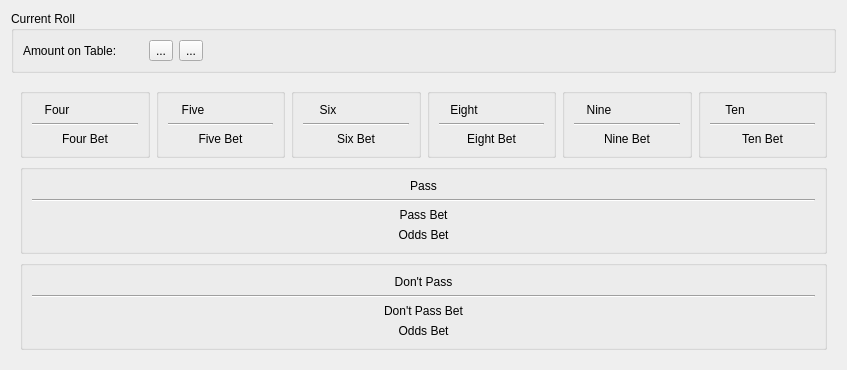
<?xml version="1.0" encoding="UTF-8"?>
<ui version="4.0">
 <class>CTable</class>
 <widget class="QWidget" name="CTable">
  <property name="geometry">
   <rect>
    <x>0</x>
    <y>0</y>
    <width>847</width>
    <height>330</height>
   </rect>
  </property>
  <property name="sizePolicy">
   <sizepolicy hsizetype="Fixed" vsizetype="Fixed">
    <horstretch>0</horstretch>
    <verstretch>0</verstretch>
   </sizepolicy>
  </property>
  <property name="windowTitle">
   <string>Table</string>
  </property>
  <layout class="QVBoxLayout" name="verticalLayout">
   <item>
    <widget class="QGroupBox" name="groupBox">
     <property name="title">
      <string>Current Roll</string>
     </property>
     <layout class="QHBoxLayout" name="horizontalLayout">
      <item>
       <widget class="QLabel" name="tableAmount">
        <property name="text">
         <string>Amount on Table:</string>
        </property>
       </widget>
      </item>
      <item>
       <widget class="QLabel" name="die1">
        <property name="text">
         <string/>
        </property>
       </widget>
      </item>
      <item>
       <widget class="QLabel" name="die2">
        <property name="text">
         <string/>
        </property>
       </widget>
      </item>
      <item>
       <widget class="QToolButton" name="start">
        <property name="text">
         <string>...</string>
        </property>
        <property name="icon">
         <iconset resource="application.qrc">
          <normaloff>:/resources/start.png</normaloff>:/resources/start.png</iconset>
        </property>
       </widget>
      </item>
      <item>
       <widget class="QToolButton" name="stop">
        <property name="text">
         <string>...</string>
        </property>
        <property name="icon">
         <iconset resource="application.qrc">
          <normaloff>:/resources/stop.png</normaloff>:/resources/stop.png</iconset>
        </property>
       </widget>
      </item>
      <item>
       <spacer name="horizontalSpacer">
        <property name="orientation">
         <enum>Qt::Horizontal</enum>
        </property>
        <property name="sizeHint" stdset="0">
         <size>
          <width>627</width>
          <height>20</height>
         </size>
        </property>
       </spacer>
      </item>
      <item>
       <widget class="QLabel" name="offPoint">
        <property name="text">
         <string/>
        </property>
       </widget>
      </item>
     </layout>
    </widget>
   </item>
   <item>
    <widget class="QWidget" name="tableWidget" native="true">
     <property name="sizePolicy">
      <sizepolicy hsizetype="Preferred" vsizetype="Preferred">
       <horstretch>0</horstretch>
       <verstretch>1</verstretch>
      </sizepolicy>
     </property>
     <property name="styleSheet">
      <string notr="true">background-image: </string>
     </property>
     <layout class="QGridLayout" name="gridLayout">
      <item row="0" column="0">
       <widget class="QGroupBox" name="groupBox_2">
        <property name="title">
         <string/>
        </property>
        <layout class="QGridLayout" name="gridLayout_2">
         <item row="0" column="0">
          <widget class="QLabel" name="label">
           <property name="text">
            <string>Four</string>
           </property>
           <property name="alignment">
            <set>Qt::AlignCenter</set>
           </property>
          </widget>
         </item>
         <item row="0" column="1">
          <widget class="QLabel" name="fourPoint">
           <property name="text">
            <string/>
           </property>
          </widget>
         </item>
         <item row="1" column="0" colspan="2">
          <widget class="Line" name="line">
           <property name="orientation">
            <enum>Qt::Horizontal</enum>
           </property>
          </widget>
         </item>
         <item row="2" column="0" colspan="2">
          <widget class="QLabel" name="fourBet">
           <property name="text">
            <string>Four Bet</string>
           </property>
           <property name="alignment">
            <set>Qt::AlignCenter</set>
           </property>
          </widget>
         </item>
        </layout>
       </widget>
      </item>
      <item row="0" column="1">
       <widget class="QGroupBox" name="groupBox_3">
        <property name="title">
         <string/>
        </property>
        <layout class="QGridLayout" name="gridLayout_3">
         <item row="0" column="0">
          <widget class="QLabel" name="label_2">
           <property name="text">
            <string>Five</string>
           </property>
           <property name="alignment">
            <set>Qt::AlignCenter</set>
           </property>
          </widget>
         </item>
         <item row="0" column="1">
          <widget class="QLabel" name="fivePoint">
           <property name="text">
            <string/>
           </property>
          </widget>
         </item>
         <item row="1" column="0" colspan="2">
          <widget class="Line" name="line_2">
           <property name="orientation">
            <enum>Qt::Horizontal</enum>
           </property>
          </widget>
         </item>
         <item row="2" column="0" colspan="2">
          <widget class="QLabel" name="fiveBet">
           <property name="text">
            <string>Five Bet</string>
           </property>
           <property name="alignment">
            <set>Qt::AlignCenter</set>
           </property>
          </widget>
         </item>
        </layout>
       </widget>
      </item>
      <item row="0" column="2">
       <widget class="QGroupBox" name="groupBox_4">
        <property name="title">
         <string/>
        </property>
        <layout class="QGridLayout" name="gridLayout_4">
         <item row="0" column="0">
          <widget class="QLabel" name="label_3">
           <property name="text">
            <string>Six</string>
           </property>
           <property name="alignment">
            <set>Qt::AlignCenter</set>
           </property>
          </widget>
         </item>
         <item row="0" column="1">
          <widget class="QLabel" name="sixPoint">
           <property name="text">
            <string/>
           </property>
          </widget>
         </item>
         <item row="1" column="0" colspan="2">
          <widget class="Line" name="line_3">
           <property name="orientation">
            <enum>Qt::Horizontal</enum>
           </property>
          </widget>
         </item>
         <item row="2" column="0" colspan="2">
          <widget class="QLabel" name="sixBet">
           <property name="text">
            <string>Six Bet</string>
           </property>
           <property name="alignment">
            <set>Qt::AlignCenter</set>
           </property>
          </widget>
         </item>
        </layout>
       </widget>
      </item>
      <item row="0" column="3">
       <widget class="QGroupBox" name="groupBox_5">
        <property name="title">
         <string/>
        </property>
        <layout class="QGridLayout" name="gridLayout_5">
         <item row="0" column="0">
          <widget class="QLabel" name="label_4">
           <property name="text">
            <string>Eight</string>
           </property>
           <property name="alignment">
            <set>Qt::AlignCenter</set>
           </property>
          </widget>
         </item>
         <item row="0" column="1">
          <widget class="QLabel" name="eightPoint">
           <property name="text">
            <string/>
           </property>
          </widget>
         </item>
         <item row="1" column="0" colspan="2">
          <widget class="Line" name="line_4">
           <property name="orientation">
            <enum>Qt::Horizontal</enum>
           </property>
          </widget>
         </item>
         <item row="2" column="0" colspan="2">
          <widget class="QLabel" name="eightBet">
           <property name="text">
            <string>Eight Bet</string>
           </property>
           <property name="alignment">
            <set>Qt::AlignCenter</set>
           </property>
          </widget>
         </item>
        </layout>
       </widget>
      </item>
      <item row="0" column="4">
       <widget class="QGroupBox" name="groupBox_7">
        <property name="title">
         <string/>
        </property>
        <layout class="QGridLayout" name="gridLayout_6">
         <item row="0" column="0">
          <widget class="QLabel" name="label_6">
           <property name="text">
            <string>Nine</string>
           </property>
           <property name="alignment">
            <set>Qt::AlignCenter</set>
           </property>
          </widget>
         </item>
         <item row="0" column="1">
          <widget class="QLabel" name="ninePoint">
           <property name="text">
            <string/>
           </property>
          </widget>
         </item>
         <item row="1" column="0" colspan="2">
          <widget class="Line" name="line_6">
           <property name="orientation">
            <enum>Qt::Horizontal</enum>
           </property>
          </widget>
         </item>
         <item row="2" column="0" colspan="2">
          <widget class="QLabel" name="nineBet">
           <property name="text">
            <string>Nine Bet</string>
           </property>
           <property name="alignment">
            <set>Qt::AlignCenter</set>
           </property>
          </widget>
         </item>
        </layout>
       </widget>
      </item>
      <item row="0" column="5">
       <widget class="QGroupBox" name="groupBox_6">
        <property name="title">
         <string/>
        </property>
        <layout class="QGridLayout" name="gridLayout_7">
         <item row="0" column="0">
          <widget class="QLabel" name="label_5">
           <property name="text">
            <string>Ten</string>
           </property>
           <property name="alignment">
            <set>Qt::AlignCenter</set>
           </property>
          </widget>
         </item>
         <item row="0" column="1">
          <widget class="QLabel" name="tenPoint">
           <property name="text">
            <string/>
           </property>
          </widget>
         </item>
         <item row="1" column="0" colspan="2">
          <widget class="Line" name="line_5">
           <property name="orientation">
            <enum>Qt::Horizontal</enum>
           </property>
          </widget>
         </item>
         <item row="2" column="0" colspan="2">
          <widget class="QLabel" name="tenBet">
           <property name="text">
            <string>Ten Bet</string>
           </property>
           <property name="alignment">
            <set>Qt::AlignCenter</set>
           </property>
          </widget>
         </item>
        </layout>
       </widget>
      </item>
      <item row="1" column="0" colspan="6">
       <widget class="QGroupBox" name="groupBox_8">
        <property name="title">
         <string/>
        </property>
        <layout class="QVBoxLayout" name="verticalLayout_7">
         <item>
          <widget class="QLabel" name="label_7">
           <property name="text">
            <string>Pass</string>
           </property>
           <property name="alignment">
            <set>Qt::AlignCenter</set>
           </property>
          </widget>
         </item>
         <item>
          <widget class="Line" name="line_7">
           <property name="orientation">
            <enum>Qt::Horizontal</enum>
           </property>
          </widget>
         </item>
         <item>
          <widget class="QLabel" name="passBet">
           <property name="text">
            <string>Pass Bet</string>
           </property>
           <property name="alignment">
            <set>Qt::AlignCenter</set>
           </property>
          </widget>
         </item>
         <item>
          <widget class="QLabel" name="passOddsBet">
           <property name="text">
            <string>Odds Bet</string>
           </property>
           <property name="alignment">
            <set>Qt::AlignCenter</set>
           </property>
          </widget>
         </item>
        </layout>
       </widget>
      </item>
      <item row="2" column="0" colspan="6">
       <widget class="QGroupBox" name="groupBox_9">
        <property name="title">
         <string/>
        </property>
        <layout class="QVBoxLayout" name="verticalLayout_8">
         <item>
          <widget class="QLabel" name="label_8">
           <property name="text">
            <string>Don't Pass</string>
           </property>
           <property name="alignment">
            <set>Qt::AlignCenter</set>
           </property>
          </widget>
         </item>
         <item>
          <widget class="Line" name="line_8">
           <property name="orientation">
            <enum>Qt::Horizontal</enum>
           </property>
          </widget>
         </item>
         <item>
          <widget class="QLabel" name="dontPassBet">
           <property name="text">
            <string>Don't Pass Bet</string>
           </property>
           <property name="alignment">
            <set>Qt::AlignCenter</set>
           </property>
          </widget>
         </item>
         <item>
          <widget class="QLabel" name="dontPassOddsBet">
           <property name="text">
            <string>Odds Bet</string>
           </property>
           <property name="alignment">
            <set>Qt::AlignCenter</set>
           </property>
          </widget>
         </item>
        </layout>
       </widget>
      </item>
     </layout>
    </widget>
   </item>
  </layout>
 </widget>
 <resources>
  <include location="application.qrc"/>
 </resources>
 <connections/>
</ui>
